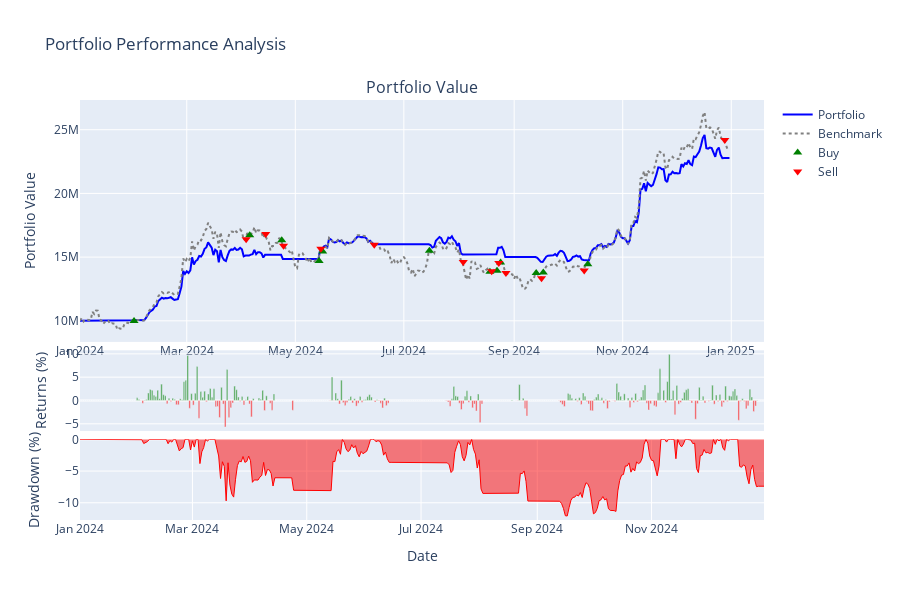
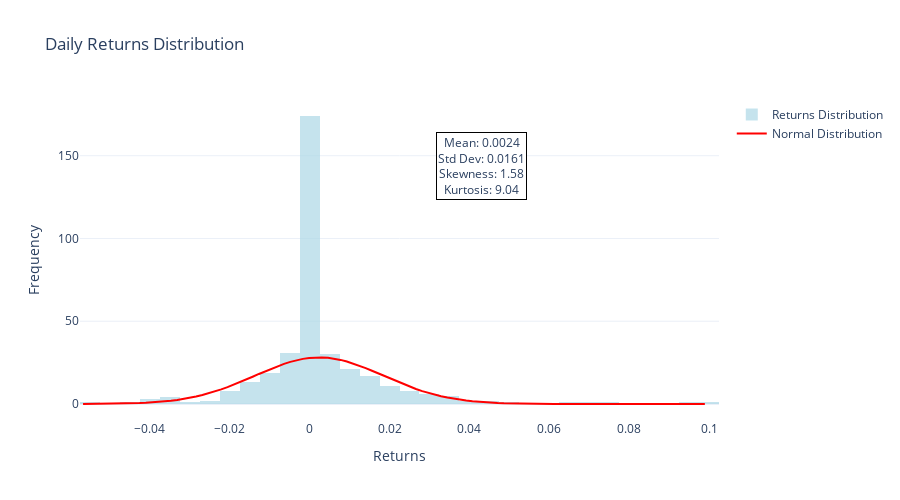
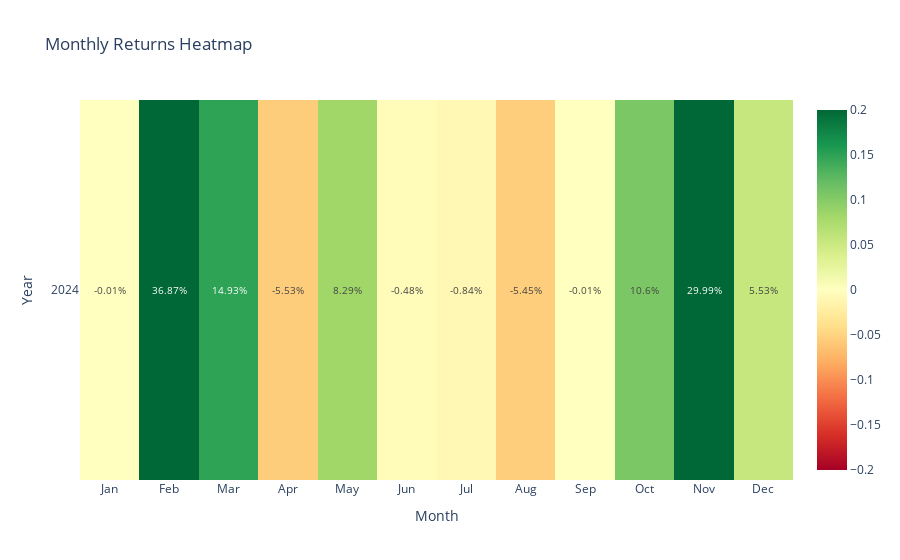

The cell these charts' notebook holds for them, in order:
### Code cell
# 1. 포트폴리오 성과 차트
result.plot_portfolio_performance()

# 2. 수익률 분포 
result.plot_returns_distribution(period="daily")

# 3. 월별 수익률 히트맵
result.plot_monthly_returns_heatmap()

# 4. 성과 비교표
result.show_performance_comparison()

### Figure 1 — Plotly figure (JSON) as saved in the notebook; plotly's stock layout.template omitted (floating-point values rounded to 4 significant figures; data arrays with more than 128 entries replaced by an {"elided": "..."} marker saying what was removed)
{"data": [{"line": {"color": "blue", "width": 2}, "name": "Portfolio", "type": "scatter", "x": {"elided": "366 str values"}, "xaxis": "x", "y": {"elided": "366 float values"}, "yaxis": "y"}, {"line": {"color": "gray", "dash": "dot", "width": 2}, "name": "Benchmark", "type": "scatter", "x": {"elided": "365 str values"}, "xaxis": "x", "y": {"elided": "365 float values"}, "yaxis": "y"}, {"marker": {"color": "green", "size": 8, "symbol": "triangle-up"}, "mode": "markers", "name": "Buy", "type": "scatter", "x": ["2024-01-31T09:00:00+09:00", "2024-04-05T09:00:00+09:00", "2024-04-23T09:00:00+09:00", "2024-05-14T09:00:00+09:00", "2024-05-16T09:00:00+09:00", "2024-07-15T09:00:00+09:00", "2024-08-18T09:00:00+09:00", "2024-08-22T09:00:00+09:00", "2024-08-24T09:00:00+09:00", "2024-09-13T09:00:00+09:00", "2024-09-17T09:00:00+09:00", "2024-10-12T09:00:00+09:00"], "xaxis": "x", "y": [9983000.0, 16720000.0, 16320000.0, 14700000.0, 15430000.0, 15490000.0, 13850000.0, 13940000.0, 14580000.0, 13750000.0, 13790000.0, 14440000.0], "yaxis": "y"}, {"marker": {"color": "red", "size": 8, "symbol": "triangle-down"}, "mode": "markers", "name": "Sell", "type": "scatter", "x": ["2024-04-03T09:00:00+09:00", "2024-04-14T09:00:00+09:00", "2024-04-24T09:00:00+09:00", "2024-05-15T09:00:00+09:00", "2024-06-14T09:00:00+09:00", "2024-08-03T09:00:00+09:00", "2024-08-19T09:00:00+09:00", "2024-08-23T09:00:00+09:00", "2024-08-27T09:00:00+09:00", "2024-09-16T09:00:00+09:00", "2024-10-10T09:00:00+09:00", "2024-12-28T09:00:00+09:00"], "xaxis": "x", "y": [16400000.0, 16810000.0, 15900000.0, 15650000.0, 15970000.0, 14610000.0, 13880000.0, 14550000.0, 13760000.0, 13340000.0, 13960000.0, 24180000.0], "yaxis": "y"}, {"marker": {"color": {"elided": "365 str values"}}, "name": "Daily Returns", "opacity": 0.7, "showlegend": false, "type": "bar", "x": {"elided": "365 str values"}, "xaxis": "x2", "y": {"elided": "365 float values"}, "yaxis": "y2"}, {"fill": "tozeroy", "line": {"color": "red", "width": 1}, "name": "Drawdown", "showlegend": false, "type": "scatter", "x": {"elided": "366 str values"}, "xaxis": "x3", "y": {"elided": "366 float values"}, "yaxis": "y3"}], "layout": {"annotations": [{"font": {"size": 16}, "showarrow": false, "text": "Portfolio Value", "x": 0.5, "xanchor": "center", "xref": "paper", "y": 1, "yanchor": "bottom", "yref": "paper"}], "height": 600, "hovermode": "x unified", "showlegend": true, "title": {"text": "Portfolio Performance Analysis"}, "xaxis": {"anchor": "y", "domain": [0, 1]}, "xaxis2": {"anchor": "y2", "domain": [0, 1], "showticklabels": false}, "xaxis3": {"anchor": "y3", "domain": [0, 1], "showticklabels": true, "title": {"text": "Date"}}, "yaxis": {"anchor": "x", "domain": [0.424, 1], "title": {"text": "Portfolio Value"}}, "yaxis2": {"anchor": "x2", "domain": [0.212, 0.404], "title": {"text": "Returns (%)"}}, "yaxis3": {"anchor": "x3", "domain": [0, 0.192], "title": {"text": "Drawdown (%)"}}}}

### Figure 2 — Plotly figure (JSON) as saved in the notebook; plotly's stock layout.template omitted (floating-point values rounded to 4 significant figures; data arrays with more than 128 entries replaced by an {"elided": "..."} marker saying what was removed)
{"data": [{"marker": {"color": "lightblue"}, "name": "Returns Distribution", "nbinsx": 50, "opacity": 0.7, "type": "histogram", "x": {"elided": "365 float values"}}, {"line": {"color": "red", "width": 2}, "mode": "lines", "name": "Normal Distribution", "type": "scatter", "x": [-0.05674, -0.05516, -0.05359, -0.05202, -0.05045, -0.04887, -0.0473, -0.04573, -0.04415, -0.04258, -0.04101, -0.03944, -0.03786, -0.03629, -0.03472, -0.03315, -0.03157, -0.03, -0.02843, -0.02686, -0.02528, -0.02371, -0.02214, -0.02056, -0.01899, -0.01742, -0.01585, -0.01427, -0.0127, -0.01113, -0.009556, -0.007984, -0.006411, -0.004838, -0.003266, -0.001693, -0.0001205, 0.001452, 0.003025, 0.004597, 0.00617, 0.007743, 0.009315, 0.01089, 0.01246, 0.01403, 0.01561, 0.01718, 0.01875, 0.02032, 0.0219, 0.02347, 0.02504, 0.02661, 0.02819, 0.02976, 0.03133, 0.03291, 0.03448, 0.03605, 0.03762, 0.0392, 0.04077, 0.04234, 0.04391, 0.04549, 0.04706, 0.04863, 0.0502, 0.05178, 0.05335, 0.05492, 0.05649, 0.05807, 0.05964, 0.06121, 0.06279, 0.06436, 0.06593, 0.0675, 0.06908, 0.07065, 0.07222, 0.07379, 0.07537, 0.07694, 0.07851, 0.08008, 0.08166, 0.08323, 0.0848, 0.08638, 0.08795, 0.08952, 0.09109, 0.09267, 0.09424, 0.09581, 0.09738, 0.09896], "y": [0.03332, 0.04746, 0.06697, 0.09359, 0.1295, 0.1776, 0.2412, 0.3245, 0.4324, 0.5707, 0.746, 0.966, 1.239, 1.574, 1.98, 2.468, 3.047, 3.727, 4.514, 5.415, 6.435, 7.575, 8.831, 10.2, 11.67, 13.22, 14.83, 16.49, 18.15, 19.8, 21.39, 22.89, 24.25, 25.46, 26.48, 27.27, 27.82, 28.11, 28.13, 27.89, 27.39, 26.64, 25.67, 24.49, 23.15, 21.68, 20.1, 18.46, 16.8, 15.14, 13.51, 11.95, 10.46, 9.078, 7.8, 6.638, 5.596, 4.673, 3.865, 3.166, 2.569, 2.065, 1.644, 1.296, 1.013, 0.7834, 0.6003, 0.4557, 0.3426, 0.2551, 0.1882, 0.1375, 0.0995, 0.07133, 0.05064, 0.03562, 0.02481, 0.01712, 0.0117, 0.00792, 0.005311, 0.003527, 0.00232, 0.001512, 0.0009759, 0.0006239, 0.0003951, 0.0002478, 0.000154, 9.474e-05, 5.775e-05, 3.487e-05, 2.085e-05, 1.235e-05, 7.246e-06, 4.211e-06, 2.424e-06, 1.382e-06, 7.806e-07, 4.366e-07]}], "layout": {"annotations": [{"bgcolor": "white", "bordercolor": "black", "borderwidth": 1, "showarrow": false, "text": "Mean: 0.0024<br>Std Dev: 0.0161<br>Skewness: 1.58<br>Kurtosis: 9.04", "x": 0.7, "xref": "paper", "y": 0.9, "yref": "paper"}], "height": 500, "title": {"text": "Daily Returns Distribution"}, "xaxis": {"title": {"text": "Returns"}}, "yaxis": {"title": {"text": "Frequency"}}}}

### Figure 3 — Plotly figure (JSON) as saved in the notebook; plotly's stock layout.template omitted (floating-point values rounded to 4 significant figures)
{"data": [{"colorscale": [[0, "rgb(165,0,38)"], [0.1, "rgb(215,48,39)"], [0.2, "rgb(244,109,67)"], [0.3, "rgb(253,174,97)"], [0.4, "rgb(254,224,139)"], [0.5, "rgb(255,255,191)"], [0.6, "rgb(217,239,139)"], [0.7, "rgb(166,217,106)"], [0.8, "rgb(102,189,99)"], [0.9, "rgb(26,152,80)"], [1, "rgb(0,104,55)"]], "text": [[-0.01, 36.87, 14.93, -5.53, 8.29, -0.48, -0.84, -5.45, -0.01, 10.6, 29.99, 5.53]], "textfont": {"size": 10}, "texttemplate": "%{text}%", "type": "heatmap", "x": ["Jan", "Feb", "Mar", "Apr", "May", "Jun", "Jul", "Aug", "Sep", "Oct", "Nov", "Dec"], "y": ["2024"], "z": [[-8.258e-05, 0.3687, 0.1493, -0.0553, 0.08287, -0.004788, -0.008413, -0.05452, -0.0001117, 0.106, 0.2999, 0.0553]], "zmax": 0.2, "zmin": -0.2}], "layout": {"title": {"text": "Monthly Returns Heatmap"}, "xaxis": {"tickmode": "array", "ticktext": ["Jan", "Feb", "Mar", "Apr", "May", "Jun", "Jul", "Aug", "Sep", "Oct", "Nov", "Dec"], "tickvals": [0, 1, 2, 3, 4, 5, 6, 7, 8, 9, 10, 11], "title": {"text": "Month"}}, "yaxis": {"tickmode": "array", "ticktext": ["2024"], "tickvals": [0], "title": {"text": "Year"}, "type": "category"}}}
